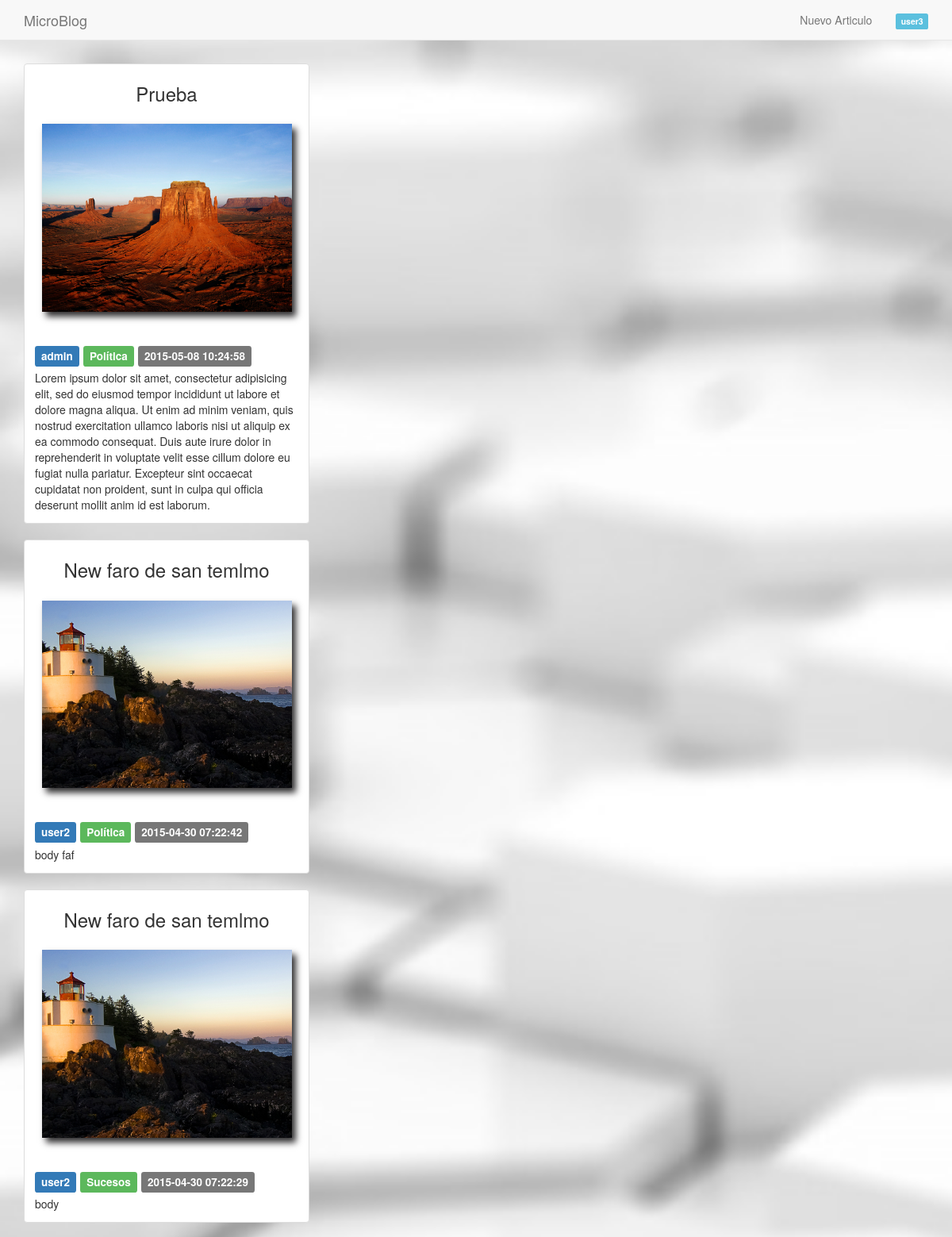
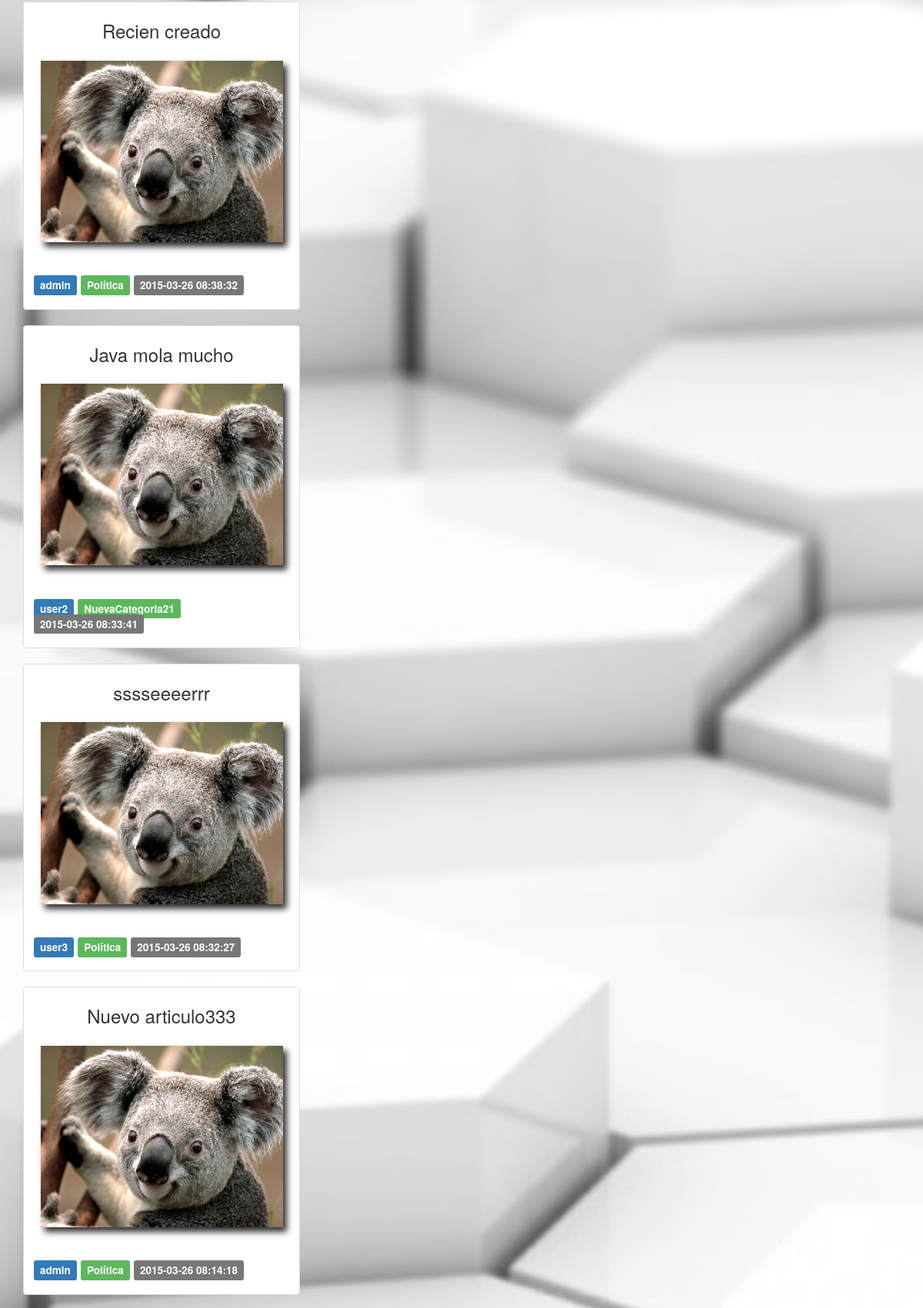
Screenshot of / (signed in, upper part) with the database file from the repository (2 pictures, top to bottom).
### tables this page shows
CREATE TABLE IF NOT EXISTS `articulo` (
  `id` int(11) NOT NULL AUTO_INCREMENT,
  `fecha` timestamp NULL DEFAULT CURRENT_TIMESTAMP COMMENT 'fecha del artículo',
  `titulo` varchar(250) NOT NULL DEFAULT 'Sin titulo' COMMENT 'título del articulo',
  `contenido` text NOT NULL,
  `id_usuario` int(11) NOT NULL,
  `id_categoria` int(11) NOT NULL,
  `foto` varchar(535) NOT NULL,
  PRIMARY KEY (`id`),
  KEY `id_usuario` (`id_usuario`),
  KEY `id_categoria` (`id_categoria`)
);

CREATE TABLE IF NOT EXISTS `usuario` (
  `id` int(11) NOT NULL AUTO_INCREMENT,
  `email` varchar(250) NOT NULL,
  `password` varchar(50) NOT NULL,
  `nombre` varchar(250) NOT NULL,
  `rol` int(1) NOT NULL DEFAULT '1' COMMENT '0=Administrador  1=usuario',
  `validar` int(11) NOT NULL DEFAULT '0' COMMENT '0 usario sin validar via email, 1 validado',
  PRIMARY KEY (`id`),
  UNIQUE KEY `email` (`email`)
);

CREATE TABLE IF NOT EXISTS `categoria` (
  `id` int(11) NOT NULL AUTO_INCREMENT,
  `fecha` timestamp NULL DEFAULT CURRENT_TIMESTAMP,
  `titulo` varchar(250) NOT NULL DEFAULT 'Sin titulo',
  PRIMARY KEY (`id`)
);

### index.php (called while the page is built, shortened)
<?php
require_once 'core/Database.php';
require_once 'backoffice/articulo/modelo.php';
$articulos = getArticulos();
if(isset($_SESSION["perfil"])){
	$perfil = $_SESSION["perfil"];
}
require 'html/public/vista.php';
?>

### core/Database.php (called while the page is built, shortened)
<?php
class Database{
	private $db_host = "localhost";
	private $db_user = "root";
	private $db_pass = "";
	private $db_name = "mb15";
	private $con = false;
	private $result = array();
	public function connect(){
		if(!$this->con){
			$myconn = @mysql_connect($this->db_host,$this->db_user,$this->db_pass);
            if($myconn){
            	$seldb = @mysql_select_db($this->db_name,$myconn);
                if($seldb){
                	$this->con = true;
                    return true;
                }else{
                	array_push($this->result,mysql_error());
                    return false;
                }
            }else{
            	array_push($this->result,mysql_error());
                return false;
            }
        }else{
            return true;
        }
	}
    public function disconnect(){
    	if($this->con){
    		if(@mysql_close()){
    			$this->con = false;
				return true;
			}else{
				return false;
			}
		}
    }
	public function sql($sql){
		$query = @mysql_query($sql);
		if($query){
			$this->numResults = mysql_num_rows($query);
			for($i = 0; $i < $this->numResults; $i++){
				$r = mysql_fetch_array($query);
               	$key = array_keys($r);
               	for($x = 0; $x < count($key); $x++){
                   	if(!is_int($key[$x])){
                   		if(mysql_num_rows($query) >= 1){
                   			$this->result[$i][$key[$x]] = $r[$key[$x]];
						}else{
							$this->result = null;
						}
					}
				}
			}
			return true;
		}else{
			array_push($this->result,mysql_error());
			return false;
		}
	}
    public function getResult(){
        $val = $this->result;
        $this->result = array();
        return $val;
    }
}

### backoffice/articulo/modelo.php (called while the page is built, shortened)
<?php
	function getArticulos( $limit=10 , $id_usuario=null, $id_categoria=null){
		$sql = "SELECT a.id , a.titulo, id_usuario, c.titulo as categoria, u.nombre , a.fecha, a.contenido,  foto FROM `articulo` as a , `usuario` as u, `categoria` as c WHERE a.id_usuario = u.id and a.id_categoria = c.id ORDER BY fecha DESC";
		$db = new Database();
		$db->connect();
		$where = '';
		$db->sql( $sql.$where );
		$res = $db->getResult();
		return $res;
	}
?>

### html/public/vista.php (the view, shortened to what this page needs)
<!DOCTYPE html>
<html lang="en">
  <head>
    <link href="html/public/css/bootstrap.min.css" rel="stylesheet">
    <link href="html/public/css/custom.css" rel="stylesheet">
  </head>
  <body>
    <nav class="navbar navbar-default navbar-fixed-top">
      <div class="container">
      	<div class="navbar-header">
          <a class="navbar-brand" href="#">MicroBlog</a>
        </div>
        <div id="navbar" class="collapse navbar-collapse navbar-right">
        	<ul class="nav navbar-nav navbar-right">
	         	<?php if ( isset($perfil)){?>
	         		<li>
	         			<a href="<?php echo(CONTROLLER_ARTICULO);?>?op=<?php echo(OP_DETALLE);?>"><i class="fa fa-plus-circle fa-fw"></i>Nuevo Articulo</a>
	         		</li>
	         		<li>
	         			<a href="<?php echo CONTROLLER_ARTICULO ?>"><span class="label label-info"> <?php echo $perfil['nombre']; ?> </span></a>
					</li>
				<?php }  ?>
			</ul>
        </div>
      </div>
    </nav>
    <div class="container">
	   	<br><br><br><br>
	   	<?php
	   	foreach ($articulos as $art ) {
	   		?>
		   	<div class="row">
			  <div class="col-sm-6 col-md-4">
			    <div class="thumbnail">
			      <h3><?php echo $art['titulo']?></h3>
			      <?php if ($art['foto'] !="" ){
			      		echo "<img src='". IMAGES.$art['foto'] ."' alt='foto'>";
			      }else{
			      		echo "<img src='html/public/images/foto.svg' alt='foto por defecto'>";
					}?>
			      <div class="caption">
			        <h4>
			        	<span class="label label-primary"><?php echo $art['nombre']?></span>
			        	<span class="label label-success"><?php echo $art['categoria']?></span>
			        	<span class="label label-default"><?php echo $art['fecha']?></span>
			        </h4>
			        <div class="content_text">
			            <?php echo $art['contenido']?>
			        </div>
			      </div>
			    </div>
			  </div>
			</div>
	   	<?php } ?>
  </body>
</html>

### html/public/css/custom.css (style rules this page uses)
body { background: url('../images/back.jpg') no-repeat center center fixed; -webkit-background-size: cover; -moz-background-size: cover; -o-background-size: cover; background-size: cover; }
.thumbnail img { transition: 1.5s ease; -moz-transition: 1.5s ease; -webkit-transition: 1.5s ease; -o-transition: 1.5s ease; max-width:90%; height:auto -moz-box-shadow: 5px 6px 8px #302f30; -webkit-box-shadow: 5px 6px 8px #302f30; box-shadow: 5px 6px 8px #302f30; margin-bottom:25px; }
h3 { text-align:center; margin-bottom:25px; }

### rows the page displays
articulo: titulo "Prueba", foto (picture), id_usuario.nombre "admin", id_categoria.titulo "Política", fecha "2015-05-08 10:24:58", contenido "Lorem ipsum dolor sit amet, consectetur adipisicing elit, sed do eiusmod tempor incididunt ut labore et dolore magna aliqua. Ut enim ad minim veniam, quis nostrud exercitation ullamco laboris nisi ut aliquip ex ea commodo consequat. Duis aute irure dolor in reprehenderit in voluptate velit esse cillum dolore eu fugiat nulla pariatur. Excepteur sint occaecat cupidatat non proident, sunt in culpa qui officia deserunt mollit anim id est laborum."
articulo: titulo "New faro de san temlmo", foto (picture), id_usuario.nombre "user2", id_categoria.titulo "Política", fecha "2015-04-30 07:22:42", contenido "body faf"
articulo: titulo "New faro de san temlmo", foto (picture), id_usuario.nombre "user2", id_categoria.titulo "Sucesos", fecha "2015-04-30 07:22:29", contenido "body"
articulo: titulo "Recien creado", foto (picture), id_usuario.nombre "admin", id_categoria.titulo "Política", fecha "2015-03-26 08:38:32"
articulo: titulo "Java mola mucho", foto (picture), id_usuario.nombre "user2", id_categoria.titulo "NuevaCategoria21", fecha "2015-03-26 08:33:41"
articulo: titulo "sssseeeerrr", foto (picture), id_usuario.nombre "user3", id_categoria.titulo "Política", fecha "2015-03-26 08:32:27"
articulo: titulo "Nuevo articulo333", foto (picture), id_usuario.nombre "admin", id_categoria.titulo "Política", fecha "2015-03-26 08:14:18"

### other values shown
$perfil['nombre'] "user3"
